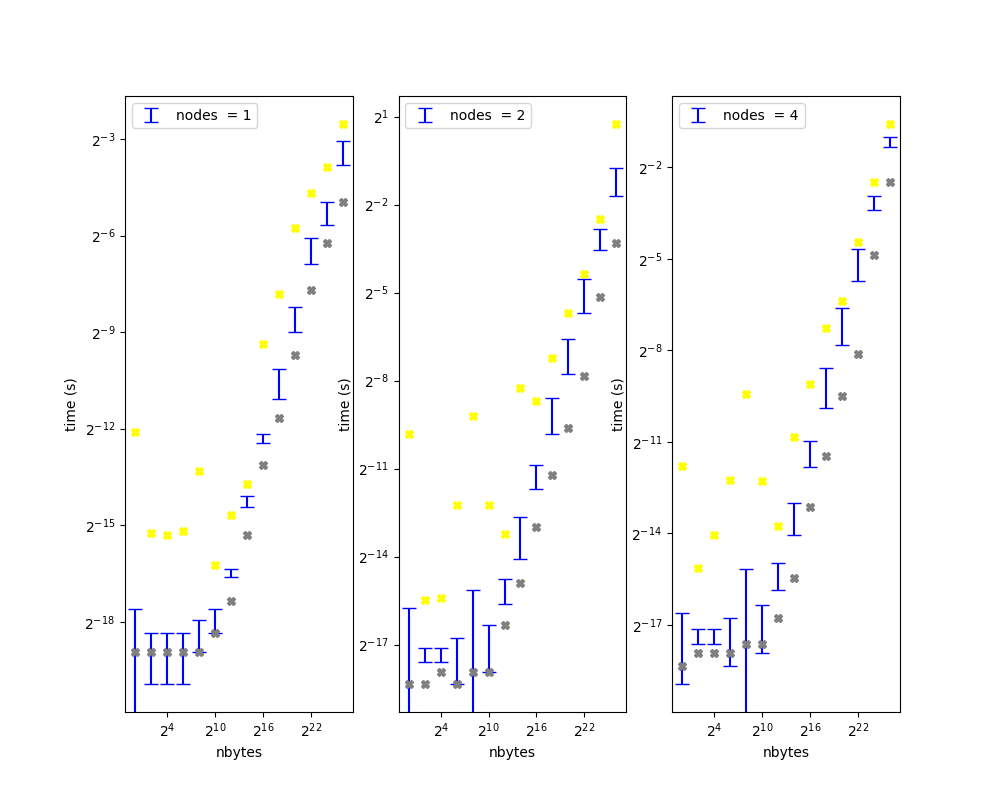

Reproduce this figure in Python.
import pandas as pd
import matplotlib.pyplot as plt
import numpy as np  

data_onenode = pd.read_csv('exclusive-onenode.dat', delimiter=',')
data_twonode = pd.read_csv('exclusive-twonode.dat', delimiter=',')
data_fournode = pd.read_csv('exclusive-fournode.dat', delimiter=',')
fig, axs = plt.subplots(1, 3, figsize=(10, 8))
fig2,axs2 = plt.subplots(1, 1, figsize=(10, 8))
colors = ['blue', 'orange', 'green']
for i, data in enumerate([data_onenode, data_twonode,data_fournode]):
    axs[i].errorbar(data['nbytes'], data['mean'], yerr=data['stdev'],linestyle = "", label="nodes  = {}".format(2**i),color = "blue", capsize=5)
    axs[i].plot(data['nbytes'], data['min'], color = "grey",linestyle = "",marker = "X")
    axs[i].plot(data['nbytes'], data['max'], color = "yellow",linestyle = "",marker = "X")
    axs[i].set_xlabel('nbytes')
    axs[i].set_xscale('log', base=2)
    axs[i].set_yscale('log', base=2)
    axs[i].set_ylabel('time (s)')
    axs[i].legend()
    axs2.set_xlabel('nbytes')
    axs2.set_xscale('log', base=2)
    axs2.set_yscale('log', base=2)
    axs2.set_ylabel('time (s)')
    axs2.plot(data['nbytes'], data['min'], color = colors[i],linestyle = "",marker = "X")
    axs2.plot(data['nbytes'], data['max'], color = colors[i],linestyle = "",marker = "d")
    axs2.errorbar(data['nbytes'], data['mean'], yerr=data['stdev'],linestyle = "", label="nodes  = {}".format(2**i), capsize=5,color = colors[i])
axs2.legend()
fig.savefig('exclusive.png')
fig2.savefig('exclusive-combined.png')
plt.show()
print("success")